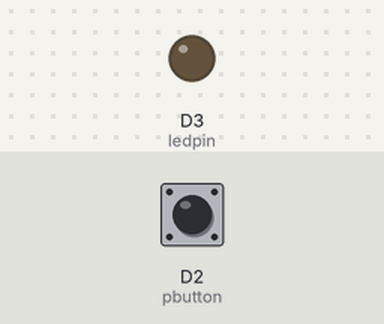
This sketch was run on a simulated ESP8266 (NodeMCU). Shown: output pins drawn as LEDs (lit = HIGH). Inputs (shaded band) come from the test bench; at power-on: D2 (pbutton) LOW.

Above: at 1.2 s.
1.3 s: D2 (pbutton) pulled HIGH for 0.15 s
At 1.37 s:
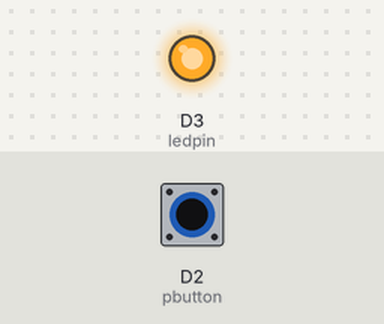
2.9 s: D2 (pbutton) pulled HIGH for 3.2 s
At 6.8 s:
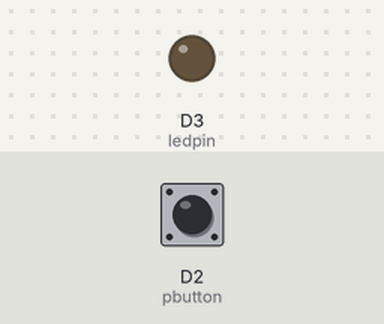
Timing chart, 0 to 8.3 s (numbered marks = the images above; inputs shaded):
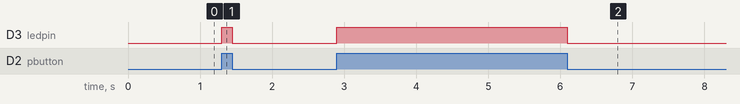

The sketch:

testbutton.ino
```cpp
int pbutton = D2;
int ledpin = D3;
void setup() {
  // put your setup code here, to run once:
  pinMode(ledpin,OUTPUT);
  pinMode(pbutton,INPUT);
}

void loop() {
  // put your main code here, to run repeatedly:
  int buttonState  = digitalRead(pbutton);
  if(buttonState == HIGH){
    digitalWrite(ledpin,HIGH);
  }
  else{
    digitalWrite(ledpin,LOW);
  }
}
```

Measured:
- after the input at 1.3 s, D3 (ledpin): LOW → HIGH at once, → LOW 0.15 s later
- after the input at 2.9 s, D3 (ledpin): LOW → HIGH at once, → LOW 3.2 s later
